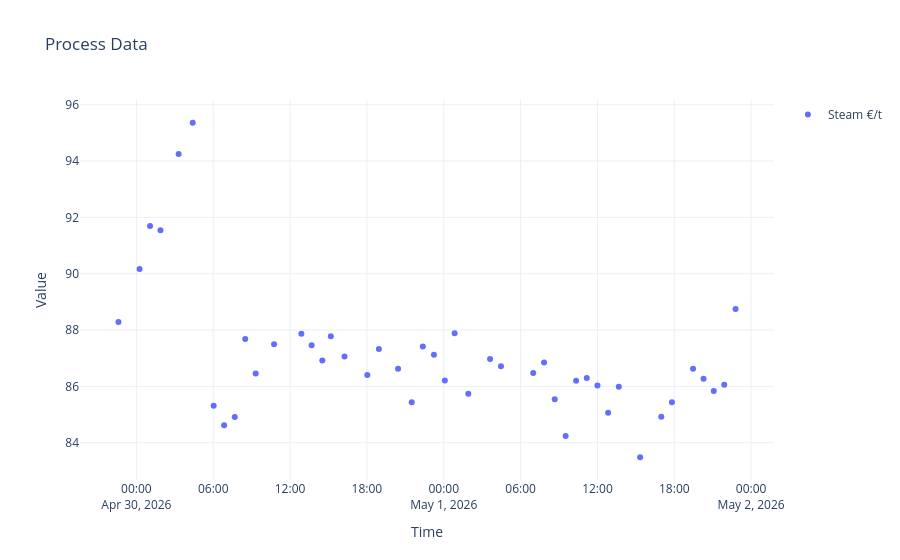

The code cell stored with this chart in its notebook:
### Markdown cell above
## Process data

### Code cell
out = ask("show steam cost for grade 6010120 last week")
